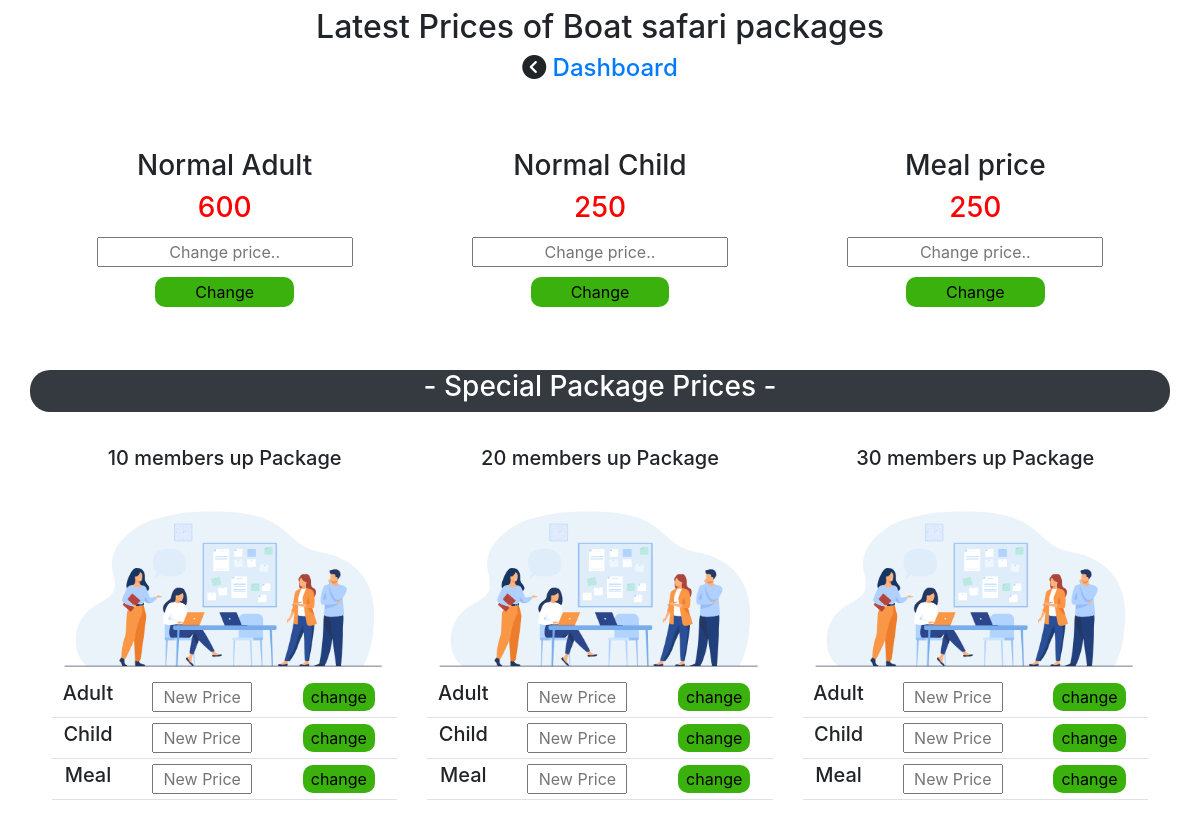
/Price-changes/prices-changes-logged.php, run on an earlier commit of the app's database.
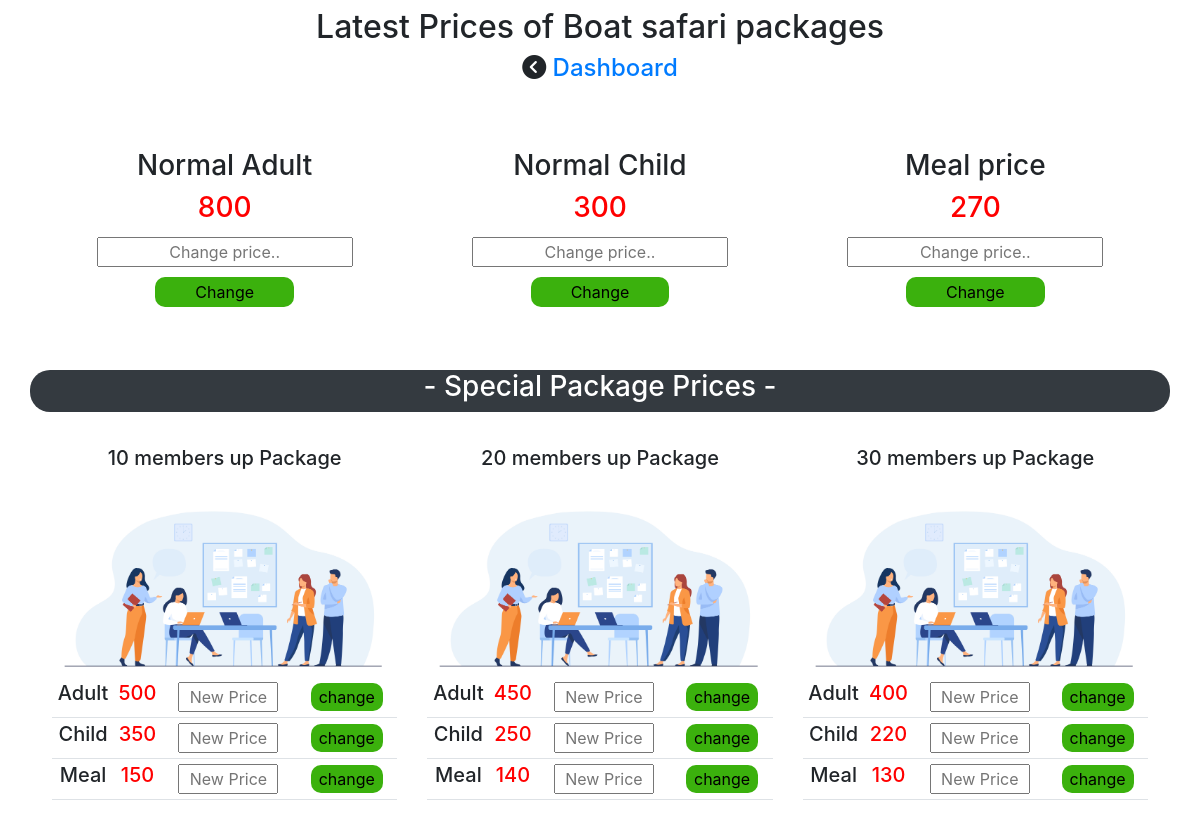
And on a later commit of the database.
### tables this page shows
CREATE TABLE `prices` (
  `ID` int(11) NOT NULL,
  `Adult` varchar(50) NOT NULL,
  `child` varchar(50) NOT NULL,
  `meal` varchar(50) NOT NULL
);

### Price-changes/prices-changes-logged.php (the view, shortened to what this page needs)
<!DOCTYPE html>
<html lang="en">
<head>
    <link href="https://cdn.jsdelivr.net/npm/bootstrap@5.1.0/dist/css/bootstrap.min.css" rel="stylesheet">
    <link href="//maxcdn.bootstrapcdn.com/bootstrap/4.0.0/css/bootstrap.min.css" rel="stylesheet" id="bootstrap-css">
    <link rel="stylesheet" href="./prices-changes-logged.css?v=<?php echo time(); ?>">
</head>
<body>
<div class="container-fluid">
    <div class="row text-center pt-2" id="row1">
        <h2 id="blink">Latest Prices of Boat safari packages</h2>
        <h4><i class="fa fa-chevron-circle-left" aria-hidden="true"></i> <a href="../main-panel/main-panel.php">Dashboard</a></h4>
    </div>
    <div class="container">
    <div class="row d-flex justify-content-around" id="row2">
        <div class="row pt-5 " id="row2-row1">
            <div class="col" id="boxes"  >
                <h3>Normal Adult</h3>
                <?php
                $connection = mysqli_connect('localhost', 'root', '', 'captaincruise');
                $sql = "SELECT Adult FROM prices where id=1 order by ID desc";
                $result = mysqli_query($connection , $sql);
                while($row = mysqli_fetch_array($result)){
                echo"<h3 style='color:red;'>".$row['Adult']." </h3>";
                };
                ?>
                <form action="prices-changes-logged.php" method="post" enctype="multipart/form-data">
                <input type="text" name="adultprice" placeholder="Change price.."><br>
                <input type="submit" value="Change" id="change" name="adult" ><br>
                </form>
            </div>
            <div class="col" id="boxes" >
                <h3>Normal Child</h3>
                <?php
                $connection = mysqli_connect('localhost', 'root', '', 'captaincruise');
                $sql = "SELECT child FROM prices where id=1 order by ID desc";
                $result = mysqli_query($connection , $sql);
                while($row = mysqli_fetch_array($result)){
                echo"<h3 style='color:red;'>".$row['child']." </h3>";
                };
                ?>
                <form action="prices-changes-logged.php" method="post" enctype="multipart/form-data">
                <input type="text" name="childprice" placeholder="Change price.."><br>
                <input type="submit" value="Change" id="change" name="child" ><br>
                </form>
            </div>
            <div class="col" id="boxes" >
                <h3>Meal price</h3>
                <?php
                $connection = mysqli_connect('localhost', 'root', '', 'captaincruise');
                $sql = "SELECT meal FROM prices where id=1 order by ID desc";
                $result = mysqli_query($connection , $sql);
                while($row = mysqli_fetch_array($result)){
                echo"<h3 style='color:red;'>".$row['meal']." </h3>";
                };
                ?>
                <form action="prices-changes-logged.php" method="post" enctype="multipart/form-data">
                <input type="text" name="mealprice" placeholder="Change price.."><br>
                <input type="submit" value="Change" id="change" name="meal" ><br>
                </form>
            </div>
        </div>
    </div>
    <div class="row text-center mt-5 bg-dark" id="row4">
        <h3 style="color: white;">- Special Package Prices - </h3>
    </div>
    <div class="row mt-4 d-flex justify-content-around" id="row5">
       <div class="row text-center" id="row5-1">
           <div class="col" id="boxes">
               <div class="row" id="box-image">
               <h5>10 members up Package</h5>
                 <img src="./images/6308.jpg" alt="">
               </div>
               <table class="table" id="packagetable">
               <tr>
                   <td><h5>Adult</h5></td>
                   <td>
                   <?php
                $connection = mysqli_connect('localhost', 'root', '', 'captaincruise');
                $sql = "SELECT Adult FROM prices where ID=2 order by ID desc";
                $result = mysqli_query($connection , $sql);
                while($row = mysqli_fetch_array($result)){
                echo"<h5 style='color:red;'>".$row['Adult']." </h5>";
                };
                ?>
                    </td>
                    <form action="prices-changes-logged.php" method="POST" enctype="multipart/form-data">
                   <td><input type="text" name="10adult" id="packageinput" placeholder="New Price"></td>
                   <td><input type="submit" value="change" id="packagebtn" name="10adultbtn"></td>
            </form>
               </tr>
               <tr>
                   <td><h5>Child</h5></td>
                   <td>
                   <?php
                $connection = mysqli_connect('localhost', 'root', '', 'captaincruise');
                $sql = "SELECT child FROM prices where ID=2 order by ID desc";
                $result = mysqli_query($connection , $sql);
                while($row = mysqli_fetch_array($result)){
                echo"<h5 style='color:red;'>".$row['child']." </h5>";
                };
                ?>
                    </td>
                    <form action="prices-changes-logged.php" method="POST" enctype="multipart/form-data">
                   <td><input type="text" name="10child" id="packageinput" placeholder="New Price"></td>
                   <td><input type="submit" value="change" id="packagebtn" name="10childbtn"></td>
            </form>
               </tr>
               <tr>
                   <td><h5>Meal</h5></td>
                   <td>
                   <?php
                $connection = mysqli_connect('localhost', 'root', '', 'captaincruise');
                $sql = "SELECT meal FROM prices where ID=2 order by ID desc";
                $result = mysqli_query($connection , $sql);
                while($row = mysqli_fetch_array($result)){
                echo"<h5 style='color:red;'>".$row['meal']." </h5>";
                };
                ?>
                    </td>
                    <form action="prices-changes-logged.php" method="POST" enctype="multipart/form-data">
                   <td><input type="text" name="10meal" id="packageinput" placeholder="New Price"></td>
                   <td><input type="submit" value="change" id="packagebtn" name="10mealbtn"></td>
            </form>
               </tr>
               </table>
           </div>
           <div class="col" id="boxes">
               <div class="row" id="box-image">
               <h5>20 members up Package</h5>
                 <img src="./images/6308.jpg" alt="">
               </div>
               <table class="table" id="packagetable">
               <tr>
                   <td><h5>Adult</h5></td>
                   <td>
                   <?php
                $connection = mysqli_connect('localhost', 'root', '', 'captaincruise');
                $sql = "SELECT Adult FROM prices where ID=3 order by ID desc";
                $result = mysqli_query($connection , $sql);
                while($row = mysqli_fetch_array($result)){
                echo"<h5 style='color:red;'>".$row['Adult']." </h5>";
                };
                ?>
                    </td>
                    <form action="prices-changes-logged.php" method="POST" enctype="multipart/form-data">
                   <td><input type="text" name="20adult" id="packageinput" placeholder="New Price"></td>
                   <td><input type="submit" value="change" id="packagebtn" name="20adultbtn"></td>
            </form>
               </tr>
               <tr>
                   <td><h5>Child</h5></td>
                   <td>
                   <?php
                $connection = mysqli_connect('localhost', 'root', '', 'captaincruise');
                $sql = "SELECT child FROM prices where ID=3 order by ID desc";
                $result = mysqli_query($connection , $sql);
                while($row = mysqli_fetch_array($result)){
                echo"<h5 style='color:red;'>".$row['child']." </h5>";
                };
                ?>
                    </td>
                    <form action="prices-changes-logged.php" method="POST" enctype="multipart/form-data">
                   <td><input type="text" name="20child" id="packageinput" placeholder="New Price"></td>
                   <td><input type="submit" value="change" id="packagebtn" name="20childbtn"></td>
            </form>
               </tr>
               <tr>
                   <td><h5>Meal</h5></td>
                   <td>
                   <?php
                $connection = mysqli_connect('localhost', 'root', '', 'captaincruise');
                $sql = "SELECT meal FROM prices where ID=3 order by ID desc";
                $result = mysqli_query($connection , $sql);
                while($row = mysqli_fetch_array($result)){
                echo"<h5 style='color:red;'>".$row['meal']." </h5>";
                };
                ?>
                    </td>
                    <form action="prices-changes-logged.php" method="POST" enctype="multipart/form-data">
                   <td><input type="text" name="20meal" id="packageinput" placeholder="New Price"></td>
                   <td><input type="submit" value="change" id="packagebtn" name="20mealbtn"></td>
            </form>
               </tr>
               </table>
           </div>
           <div class="col" id="boxes">
               <div class="row" id="box-image">
               <h5>30 members up Package</h5>
                 <img src="./images/6308.jpg" alt="">
               </div>
               <table class="table" id="packagetable">
               <tr>
                   <td><h5>Adult</h5></td>
                   <td>
                   <?php
                $connection = mysqli_connect('localhost', 'root', '', 'captaincruise');
                $sql = "SELECT Adult FROM prices where ID=4 order by ID desc";
                $result = mysqli_query($connection , $sql);
                while($row = mysqli_fetch_array($result)){
                echo"<h5 style='color:red;'>".$row['Adult']." </h5>";
                };
                ?>
                    </td>
                    <form action="prices-changes-logged.php" method="POST" enctype="multipart/form-data">
                   <td><input type="text" name="30adult" id="packageinput" placeholder="New Price"></td>
                   <td><input type="submit" value="change" id="packagebtn" name="30adultbtn"></td>
            </form>
               </tr>
               <tr>
                   <td><h5>Child</h5></td>
                   <td>
                   <?php
                $connection = mysqli_connect('localhost', 'root', '', 'captaincruise');
                $sql = "SELECT child FROM prices where ID=4 order by ID desc";
                $result = mysqli_query($connection , $sql);
                while($row = mysqli_fetch_array($result)){
                echo"<h5 style='color:red;'>".$row['child']." </h5>";
                };
                ?>
                    </td>
                    <form action="prices-changes-logged.php" method="POST" enctype="multipart/form-data">
                   <td><input type="text" name="30child" id="packageinput" placeholder="New Price"></td>
                   <td><input type="submit" value="change" id="packagebtn" name="30childbtn"></td>
            </form>
               </tr>
               <tr>
                   <td><h5>Meal</h5></td>
                   <td>
                   <?php
                $connection = mysqli_connect('localhost', 'root', '', 'captaincruise');
                $sql = "SELECT meal FROM prices where ID=4 order by ID desc";
                $result = mysqli_query($connection , $sql);
                while($row = mysqli_fetch_array($result)){
                echo"<h5 style='color:red;'>".$row['meal']." </h5>";
                };
                ?>
                    </td>
                    <form action="prices-changes-logged.php" method="POST" enctype="multipart/form-data">
                   <td><input type="text" name="30meal" id="packageinput" placeholder="New Price"></td>
                   <td><input type="submit" value="change" id="packagebtn" name="30mealbtn"></td>
            </form>
               </tr>
               </table>
           </div>
       </div>
    </div>
    </div>
</div>
</body>
</html>

### Price-changes/prices-changes-logged.css (style rules this page uses)
#blink { -webkit-animation: blinkingText 1.2s infinite; animation: blinkingText 1.2s infinite; }
#boxes { text-align: center; background-color: white; padding: 10px; border-radius: 15px; -webkit-transition: ease-in-out 0.3s; transition: ease-in-out 0.3s; }
#boxes input { margin: 5px; text-align: center; }
#change { padding: 3px 40px; border-radius: 10px; border: none; background: #3bb10d; }
#row2-row1 { grid-gap: 10px; }
#row4 { border-radius: 20px; }
#row5-1 { grid-gap: 10px; }
#box-image { height: 230px; }
#packageinput { width: 100px; }
#packagetable tr td { padding: 0px; margin: 0px; vertical-align: middle; }
#packagetable tr { text-align: center; }
#packagebtn { background: #3bb10d; border: none; padding: 2px 8px; border-radius: 10px; }

What changed in the data, as far as the page shows it:
changed prices (number 1 of 4 on the later page): Adult "600" → "800"; child "250" → "300"; meal "250" → "270"
added prices: Adult "500", child "350", meal "150"
added prices: Adult "450", child "250", meal "140"
added prices: Adult "400", child "220", meal "130"
